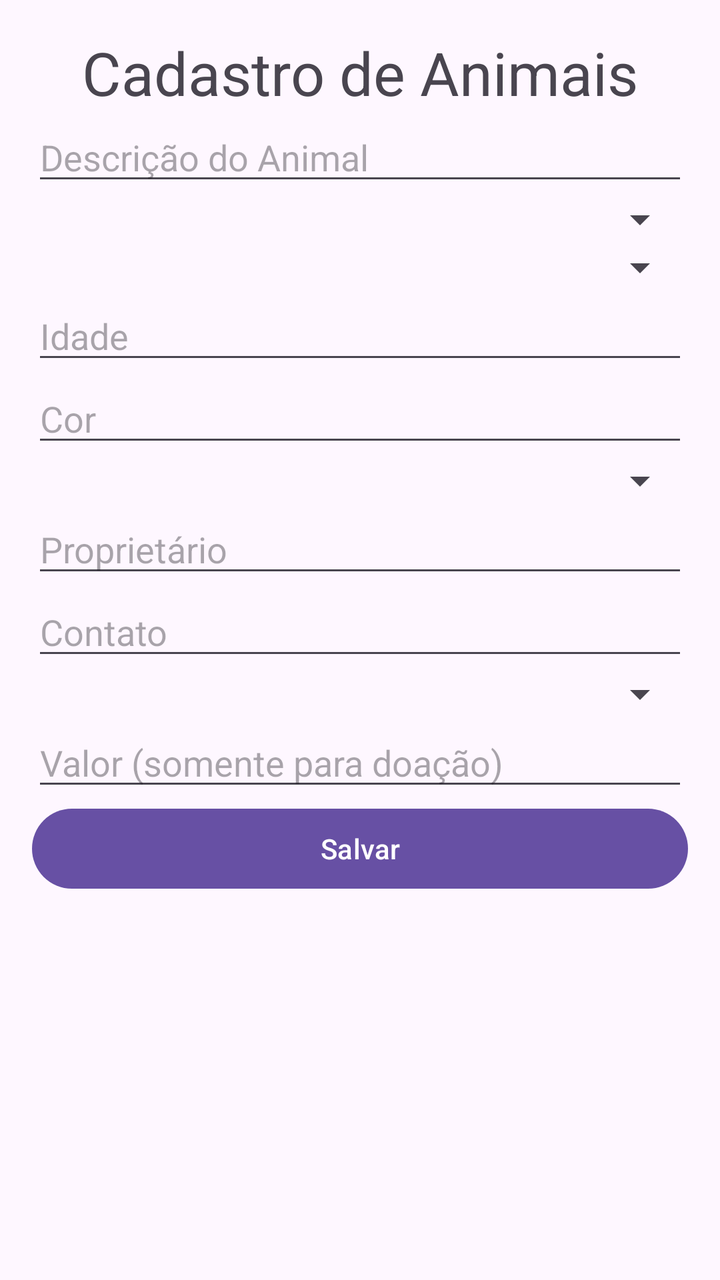
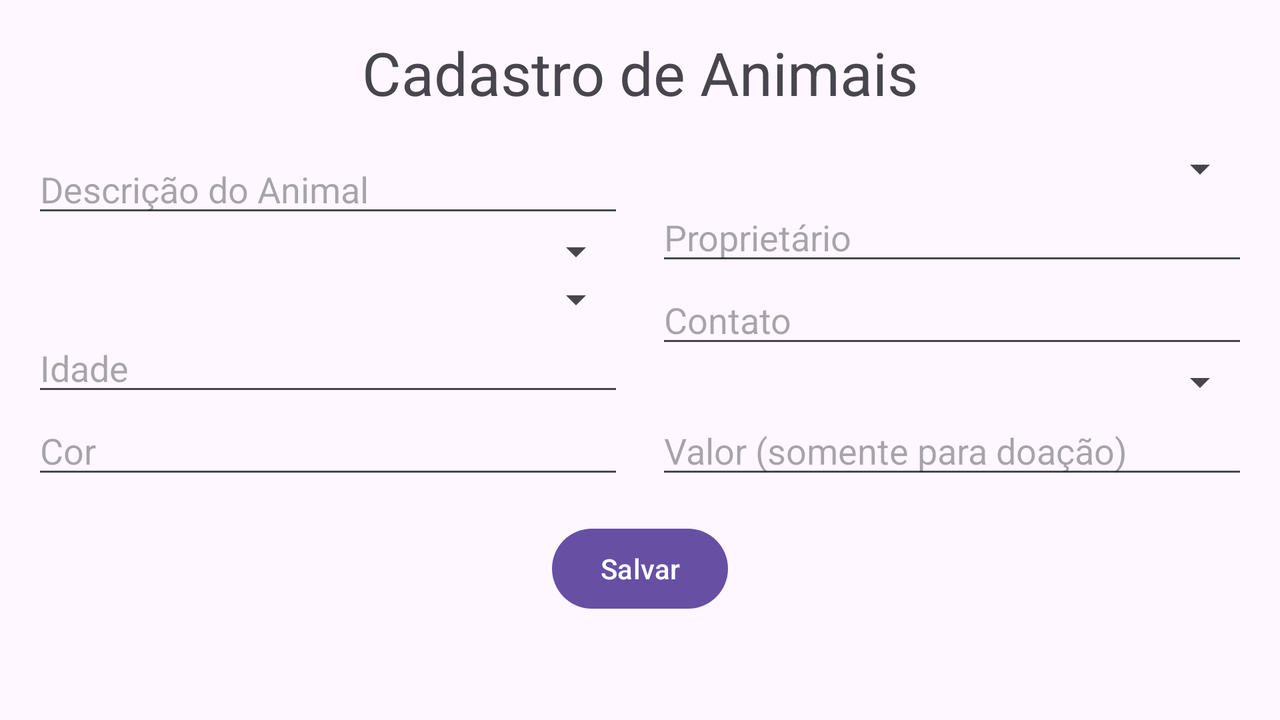

An Android layout and its configuration variant, each rendered on a device that would load it. The default file and the variant file are quoted in full after the pictures.
<!-- AndroidManifest.xml: application theme Theme.AdotarPets -->
<!-- res/layout/activity_cadastrar_animais.xml -->
<?xml version="1.0" encoding="utf-8"?>
<LinearLayout xmlns:android="http://schemas.android.com/apk/res/android"
    xmlns:app="http://schemas.android.com/apk/res-auto"
    xmlns:tools="http://schemas.android.com/tools"
    android:id="@+id/main"
    android:layout_width="match_parent"
    android:layout_height="match_parent"
    tools:context=".CadastrarAnimais">

        <LinearLayout
            android:orientation="vertical"
            android:padding="16dp"
            android:layout_width="match_parent"
            android:layout_height="wrap_content">

            <TextView
                android:layout_width="match_parent"
                android:layout_height="wrap_content"
                android:gravity="center"
                android:text="Cadastro de Animais"
                android:textSize="30sp" />

            <EditText
                android:id="@+id/editTextDescricao"
                android:layout_width="match_parent"
                android:layout_height="wrap_content"
                android:hint="Descrição do Animal" />

            <Spinner
                android:id="@+id/spinnerTipo"
                android:layout_width="match_parent"
                android:layout_height="wrap_content" />

            <Spinner
                android:id="@+id/spinnerRaca"
                android:layout_width="match_parent"
                android:layout_height="wrap_content" />

            <EditText
                android:id="@+id/editTextIdade"
                android:layout_width="match_parent"
                android:layout_height="wrap_content"
                android:hint="Idade"
                android:inputType="number" />

            <EditText
                android:id="@+id/editTextCor"
                android:layout_width="match_parent"
                android:layout_height="wrap_content"
                android:hint="Cor" />

            <Spinner
                android:id="@+id/spinnerFinalidade"
                android:layout_width="match_parent"
                android:layout_height="wrap_content" />

            <EditText
                android:id="@+id/editTextProprietario"
                android:layout_width="match_parent"
                android:layout_height="wrap_content"
                android:hint="Proprietário" />

            <EditText
                android:id="@+id/editTextContato"
                android:layout_width="match_parent"
                android:layout_height="wrap_content"
                android:hint="Contato" />

            <Spinner
                android:id="@+id/spinnerCidade"
                android:layout_width="match_parent"
                android:layout_height="wrap_content" />

            <EditText
                android:id="@+id/editTextValor"
                android:layout_width="match_parent"
                android:layout_height="wrap_content"
                android:hint="Valor (somente para doação)"
                android:inputType="numberDecimal" />

            <Button
                android:id="@+id/btn_salvar"
                android:layout_width="match_parent"
                android:layout_height="wrap_content"
                android:text="Salvar" />
        </LinearLayout>

</LinearLayout>
<!-- resources referenced by this layout -->
<resources>
  <style name="Theme.AdotarPets" parent="Base.Theme.AdotarPets" />
  <style name="Base.Theme.AdotarPets" parent="Theme.Material3.DayNight.NoActionBar">
          
          
      </style>
</resources>
<!-- res/layout-land/activity_cadastrar_animais.xml (the repository's variant of the layout above) -->
<!-- drawn on the phone turned sideways -->
<?xml version="1.0" encoding="utf-8"?>
<ScrollView xmlns:android="http://schemas.android.com/apk/res/android"
    xmlns:tools="http://schemas.android.com/tools"
    android:id="@+id/main"
    android:layout_width="match_parent"
    android:layout_height="match_parent"
    tools:context=".telas.CadastrarAnimais">

    <LinearLayout
        android:layout_width="match_parent"
        android:layout_height="wrap_content"
        android:orientation="vertical"
        android:padding="16dp">

        <TextView
            android:layout_width="match_parent"
            android:layout_height="wrap_content"
            android:gravity="center"
            android:text="Cadastro de Animais"
            android:textSize="30sp"
            android:layout_marginBottom="16dp" />

        <LinearLayout
            android:layout_width="match_parent"
            android:layout_height="wrap_content"
            android:orientation="horizontal"
            android:weightSum="2">

            
            <LinearLayout
                android:layout_width="0dp"
                android:layout_height="wrap_content"
                android:layout_weight="1"
                android:orientation="vertical"
                android:paddingEnd="8dp">

                <EditText
                    android:id="@+id/editTextDescricao"
                    android:layout_width="match_parent"
                    android:layout_height="wrap_content"
                    android:hint="Descrição do Animal" />

                <Spinner
                    android:id="@+id/spinnerTipo"
                    android:layout_width="match_parent"
                    android:layout_height="wrap_content" />

                <Spinner
                    android:id="@+id/spinnerRaca"
                    android:layout_width="match_parent"
                    android:layout_height="wrap_content" />

                <EditText
                    android:id="@+id/editTextIdade"
                    android:layout_width="match_parent"
                    android:layout_height="wrap_content"
                    android:hint="Idade"
                    android:inputType="number" />

                <EditText
                    android:id="@+id/editTextCor"
                    android:layout_width="match_parent"
                    android:layout_height="wrap_content"
                    android:hint="Cor" />

            </LinearLayout>

            
            <LinearLayout
                android:layout_width="0dp"
                android:layout_height="wrap_content"
                android:layout_weight="1"
                android:orientation="vertical"
                android:paddingStart="8dp">

                <Spinner
                    android:id="@+id/spinnerFinalidade"
                    android:layout_width="match_parent"
                    android:layout_height="wrap_content" />

                <EditText
                    android:id="@+id/editTextProprietario"
                    android:layout_width="match_parent"
                    android:layout_height="wrap_content"
                    android:hint="Proprietário" />

                <EditText
                    android:id="@+id/editTextContato"
                    android:layout_width="match_parent"
                    android:layout_height="wrap_content"
                    android:hint="Contato" />

                <Spinner
                    android:id="@+id/spinnerCidade"
                    android:layout_width="match_parent"
                    android:layout_height="wrap_content" />

                <EditText
                    android:id="@+id/editTextValor"
                    android:layout_width="match_parent"
                    android:layout_height="wrap_content"
                    android:hint="Valor (somente para doação)"
                    android:inputType="numberDecimal" />

            </LinearLayout>
        </LinearLayout>

        <Button
            android:id="@+id/btn_salvar"
            android:layout_width="wrap_content"
            android:layout_height="wrap_content"
            android:layout_gravity="center"
            android:layout_marginTop="16dp"
            android:text="Salvar" />

    </LinearLayout>
</ScrollView>
